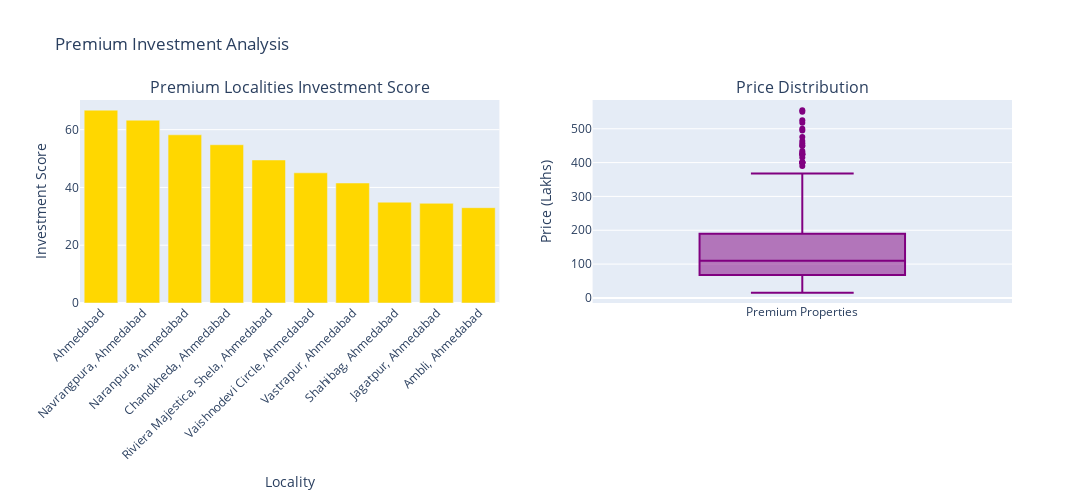

Notebook code for this chart:
### Markdown cell above
## 💎 Use Case 2: Premium Investment Zones with High ROI Potential

**Business Question:** Which premium localities offer the best investment returns for high-net-worth individuals?

**Target:** Property Investors

**Criteria:**
- High average property prices
- Premium amenities and infrastructure
- Price appreciation potential
- Luxury segment demand

### Code cell
print("\n" + "="*80)
print("USE CASE 2: PREMIUM INVESTMENT ZONES ANALYSIS")
print("="*80)

# Identify premium zones
premium_threshold = df['Price_Per_SqFt'].quantile(0.75)
premium_df = df[df['Price_Per_SqFt'] >= premium_threshold]

premium_analysis = premium_df.groupby('Locality').agg({
    'Price_Lakhs': ['mean', 'median', 'std', 'count'],
    'Price_Per_SqFt': 'mean',
    'Area_SqFt': 'mean',
    'BHK': 'mean'
}).round(2)

premium_analysis.columns = ['Avg_Price', 'Median_Price', 'Price_Volatility', 'Property_Count', 'Avg_Price_SqFt', 'Avg_Area', 'Avg_BHK']
premium_analysis = premium_analysis[premium_analysis['Property_Count'] >= 5].reset_index()

# Calculate investment score
premium_analysis['Investment_Score'] = (
    premium_analysis['Avg_Price_SqFt'] / premium_analysis['Avg_Price_SqFt'].max() * 40 +
    premium_analysis['Property_Count'] / premium_analysis['Property_Count'].max() * 30 +
    (1 - premium_analysis['Price_Volatility'] / premium_analysis['Price_Volatility'].max()) * 30
).round(2)

top_premium = premium_analysis.nlargest(10, 'Investment_Score')

print("\n💎 TOP 10 PREMIUM INVESTMENT LOCALITIES:")
print("\n" + top_premium[['Locality', 'Avg_Price_SqFt', 'Median_Price', 'Avg_BHK', 'Investment_Score']].to_string(index=False))

# Visualization
fig = make_subplots(
    rows=1, cols=2,
    subplot_titles=('Premium Localities Investment Score', 'Price Distribution')
)

fig.add_trace(
    go.Bar(x=top_premium['Locality'], y=top_premium['Investment_Score'], 
          marker_color='gold', name='Investment Score'),
    row=1, col=1
)

fig.add_trace(
    go.Box(y=premium_df['Price_Lakhs'], name='Premium Properties', marker_color='purple'),
    row=1, col=2
)

fig.update_xaxes(title_text="Locality", tickangle=-45, row=1, col=1)
fig.update_yaxes(title_text="Investment Score", row=1, col=1)
fig.update_yaxes(title_text="Price (Lakhs)", row=1, col=2)

fig.update_layout(height=500, width=1400, title_text="Premium Investment Analysis", showlegend=False)
fig.show()

print("\n💡 KEY INSIGHTS:")
print(f"   1. Premium market average: ₹{premium_df['Price_Lakhs'].mean():.2f} Lakhs")
print(f"   2. Average price/sqft in premium zones: ₹{top_premium['Avg_Price_SqFt'].mean():.0f}")
print(f"   3. Typical configuration: {top_premium['Avg_BHK'].mean():.1f} BHK")
print(f"\n📋 RECOMMENDATION:")
print(f"   Best ROI potential: {', '.join(top_premium.head(3)['Locality'].values)}")
print(f"   Target segment: Luxury 3-4 BHK properties")
print(f"   Expected investment range: ₹{top_premium['Median_Price'].min():.0f}L - ₹{top_premium['Median_Price'].max():.0f}L")

### Figure 1 — Plotly figure (JSON) as saved in the notebook; plotly's stock layout.template omitted (floating-point values rounded to 4 significant figures; data arrays with more than 128 entries replaced by an {"elided": "..."} marker saying what was removed)
{"data": [{"marker": {"color": "gold"}, "name": "Investment Score", "type": "bar", "x": ["Ahmedabad", "Navrangpura, Ahmedabad", "Naranpura, Ahmedabad", "Chandkheda, Ahmedabad", "Riviera Majestica, Shela, Ahmedabad", "Vaishnodevi Circle, Ahmedabad", "Vastrapur, Ahmedabad", "Shahibag, Ahmedabad", "Jagatpur, Ahmedabad", "Ambli, Ahmedabad"], "xaxis": "x", "y": [66.75, 63.28, 58.21, 54.77, 49.5, 45.05, 41.53, 34.9, 34.51, 32.99], "yaxis": "y"}, {"marker": {"color": "purple"}, "name": "Premium Properties", "type": "box", "xaxis": "x2", "y": {"elided": "562 float values"}, "yaxis": "y2"}], "layout": {"annotations": [{"font": {"size": 16}, "showarrow": false, "text": "Premium Localities Investment Score", "x": 0.225, "xanchor": "center", "xref": "paper", "y": 1, "yanchor": "bottom", "yref": "paper"}, {"font": {"size": 16}, "showarrow": false, "text": "Price Distribution", "x": 0.775, "xanchor": "center", "xref": "paper", "y": 1, "yanchor": "bottom", "yref": "paper"}], "height": 500, "showlegend": false, "title": {"text": "Premium Investment Analysis"}, "width": 1400, "xaxis": {"anchor": "y", "domain": [0, 0.45], "tickangle": -45, "title": {"text": "Locality"}}, "xaxis2": {"anchor": "y2", "domain": [0.55, 1]}, "yaxis": {"anchor": "x", "domain": [0, 1], "title": {"text": "Investment Score"}}, "yaxis2": {"anchor": "x2", "domain": [0, 1], "title": {"text": "Price (Lakhs)"}}}}
